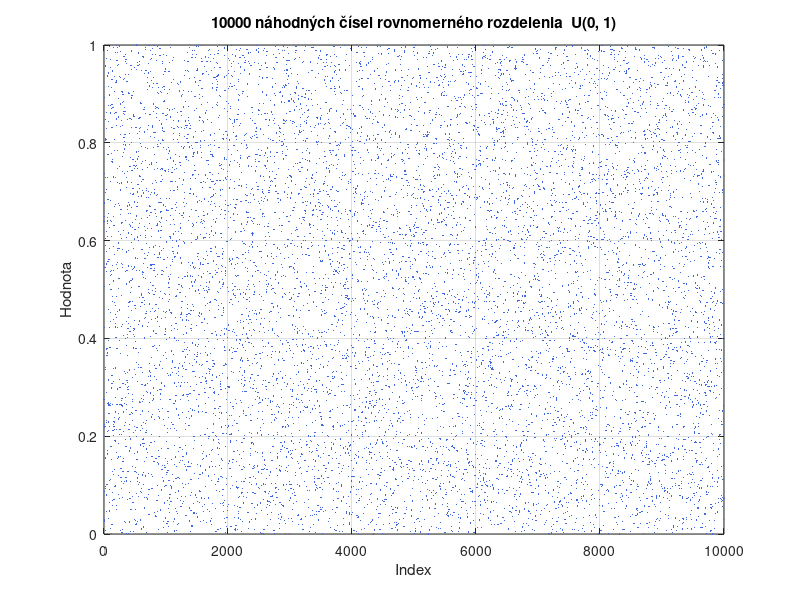
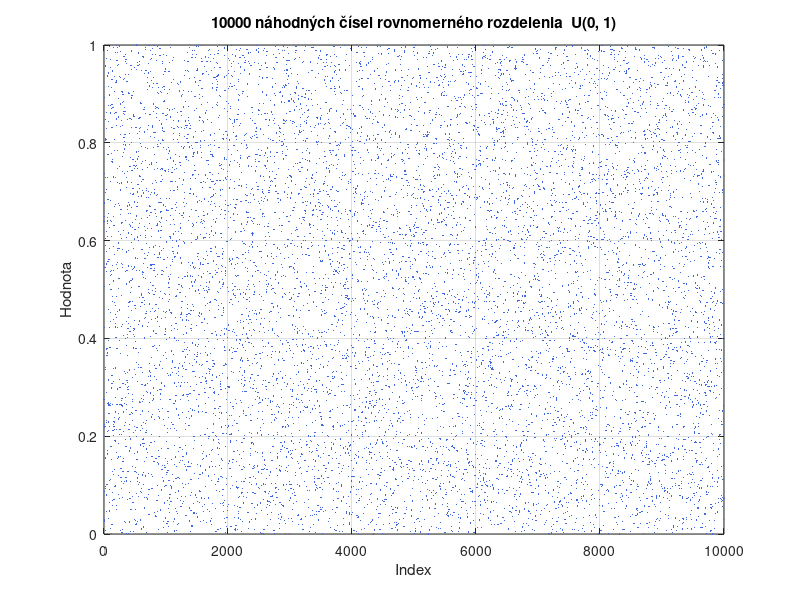

Recreate these plots in MATLAB, in order. (Note: this script raises an error after producing the figures.)
function analyza_pcap(pcap_file, only_task1)
%ANALYZA_PCAP  Analýza reálneho IP toku – TIS Zadanie 1
%
%  Autor  : Patrik  (6 písmen → mu = 6 p/s)
%
%  Použitie:
%    analyza_pcap                      % iba Task 1 (bez pcap)
%    analyza_pcap('subor.pcap')        % plná analýza
%    analyza_pcap('subor.pcap', true)  % iba Task 1
%
%  Požiadavky:
%    - MATLAB R2020a+ (exportgraphics)
%    - Statistics and Machine Learning Toolbox  (exprnd, poisspdf, prctile)
%    - Pre načítanie PCAP: 5G Toolbox (pcapReader)
%      Alternatíva: exportujte PCAP do CSV cez tshark a upravte load_pcap().

if nargin < 1, pcap_file  = '';    end
if nargin < 2, only_task1 = false; end

%% ── Globálne nastavenia ──────────────────────────────────────────────────
NAME       = 'Patrik';
MU         = double(numel(NAME));   % 6 p/s  (počet písmen v mene)
N_SIM      = 10000;                 % počet simulovaných hodnôt
CHOSEN_BIN = 1.0;                   % vybrané vzorkovanie [s]

OUTPUT_DIR = 'output';
FIG_DIR    = fullfile(OUTPUT_DIR, 'figures');   % .fig (MATLAB figure)
JPG_DIR    = fullfile(OUTPUT_DIR, 'jpg');        % .jpg
TXT_DIR    = fullfile(OUTPUT_DIR, 'data');        % .txt

% vytvor výstupné adresáre
for d = {OUTPUT_DIR, FIG_DIR, JPG_DIR, TXT_DIR}
    if ~exist(d{1}, 'dir'), mkdir(d{1}); end
end

rng(42);   % reprodukovateľnosť

%% ── Task 1 – vždy ───────────────────────────────────────────────────────
task1_poisson_simulation(MU, N_SIM, JPG_DIR, FIG_DIR, TXT_DIR);

%% ── Task 2 & 3 – iba ak máme PCAP ───────────────────────────────────────
if ~only_task1
    if isempty(pcap_file)
        fprintf('\nPoznámka: nebol zadaný .pcap súbor – beží iba Task 1.\n');
        fprintf('Použitie: analyza_pcap(''subor.pcap'')\n');
    else
        if ~isfile(pcap_file)
            error('Súbor ''%s'' neexistuje.', pcap_file);
        end
        [times, protos] = load_pcap(pcap_file);
        task2_full_analysis(times, protos, CHOSEN_BIN, JPG_DIR, FIG_DIR, TXT_DIR);
        task3_segments(times, protos, CHOSEN_BIN, JPG_DIR, FIG_DIR, TXT_DIR);
    end
end

create_zip(OUTPUT_DIR);
end


%%%%%%%%%%%%%%%%%%%%%%%%%%%%%%%%%%%%%%%%%%%%%%%%%%%%%%%%%%%%%%%%%%%%%%%%%%%
%  TASK 1 – Simulácia Poissonovho toku
%%%%%%%%%%%%%%%%%%%%%%%%%%%%%%%%%%%%%%%%%%%%%%%%%%%%%%%%%%%%%%%%%%%%%%%%%%%

function task1_poisson_simulation(MU, N_SIM, JPG_DIR, FIG_DIR, TXT_DIR)
fprintf('\n%s\n', repmat('=', 1, 60));
fprintf('TASK 1 – Simulácia Poissonovho toku  (λ = %d p/s, N = %d)\n', MU, N_SIM);
fprintf('%s\n', repmat('=', 1, 60));

% ── Obr. 1 – rovnomerné rozdelenie ────────────────────────────────────
uniform_vals = rand(N_SIM, 1);

fig1 = figure('Visible', 'off', 'Position', [0 0 1100 400]);
plot(uniform_vals, '.', 'MarkerSize', 2, 'Color', [0.25 0.41 0.88]);
title(sprintf('%d náhodných čísel rovnomerného rozdelenia  U(0, 1)', N_SIM));
xlabel('Index');  ylabel('Hodnota');
ylim([0 1]);  grid on;
save_fig(fig1, 'task1_01_uniform', JPG_DIR, FIG_DIR);
save_txt(uniform_vals, 'task1_01_uniform', 'uniform_U(0,1)', TXT_DIR);
close(fig1);

% ── Obr. 2 – exponenciálne rozdelenie (medzery medzi príchodmi) ───────
exp_gaps = exprnd(1.0 / MU, N_SIM, 1);

fig2 = figure('Visible', 'off', 'Position', [0 0 1100 400]);
plot(exp_gaps, '.', 'MarkerSize', 2, 'Color', [1.0 0.55 0.0]);
title(sprintf('%d náhodných čísel exponenciálneho rozdelenia  (λ = %d p/s,  stredná hodnota = %.4f s)', ...
    N_SIM, MU, 1/MU));
xlabel('Index');  ylabel('Medzera  [s]');
grid on;
save_fig(fig2, 'task1_02_exponential', JPG_DIR, FIG_DIR);
save_txt(exp_gaps, 'task1_02_exponential', 'exponential_inter-arrival_time_s', TXT_DIR);
close(fig2);

% ── Vzorkovanie na 1-sekundové intervaly ──────────────────────────────
arrival_times = cumsum(exp_gaps);
t_end         = arrival_times(end);
t_bins        = (0 : ceil(t_end))';          % hrany histogramu
counts_1s     = histcounts(arrival_times, t_bins)';
bin_centers   = 0.5 * (t_bins(1:end-1) + t_bins(2:end));

% ── Obr. 3 – vzorkovaný Poissonov proces (priebeh + počty/s) ──────────
n_show = min(500, numel(arrival_times));
show_s = min(200, numel(counts_1s));

fig3 = figure('Visible', 'off', 'Position', [0 0 1300 700]);

subplot(2, 1, 1);
stairs(arrival_times(1:n_show), (1:n_show)', 'Color', [0.27 0.51 0.71], 'LineWidth', 0.9);
title(sprintf('Vzorkovaný Poissonov proces – kumulatívne príchody (prvých %d)', n_show));
xlabel('Čas  [s]');  ylabel('Kum. počet príchodov');
grid on;

subplot(2, 1, 2);
bar(bin_centers(1:show_s), counts_1s(1:show_s), 1.0, ...
    'FaceColor', [0.18 0.55 0.34], 'EdgeColor', [0.0 0.39 0.0], ...
    'FaceAlpha', 0.75, 'LineWidth', 0.3);
hold on;
yline(MU, 'r--', 'LineWidth', 1.5);
hold off;
title(sprintf('Počet príchodov za 1 sekundu  (prvých %d s)', show_s));
xlabel('Čas  [s]');  ylabel('Počet príchodov / s');
legend(sprintf('E[k] = λ = %d', MU), 'Location', 'northeast');
grid on;

sgtitle('Simulácia Poissonovho toku – vzorkovanie na 1 s', 'FontSize', 13, 'FontWeight', 'bold');
save_fig(fig3, 'task1_03_poisson_sampled', JPG_DIR, FIG_DIR);
save_txt([bin_centers, counts_1s], 'task1_03_counts_per_second', ...
    'time_start_s;counts_per_1s', TXT_DIR);
close(fig3);

% ── Obr. 4 – porovnanie simulácia vs. teoretické Poissonovo rozd. ─────
k_max     = max(max(counts_1s), MU + 5);
k_vals    = (0 : k_max)';
sim_cnt   = histcounts(counts_1s, (-0.5 : k_max + 0.5))';
sim_prob  = sim_cnt / sum(sim_cnt);
theo_prob = poisspdf(k_vals, MU);

fig4 = figure('Visible', 'off', 'Position', [0 0 1200 500]);
w = 0.38;
hold on;
bar(k_vals - w/2, sim_prob,  w, 'FaceColor', [0.27 0.51 0.71], ...
    'EdgeColor', [0 0 0.5],  'FaceAlpha', 0.80, 'LineWidth', 0.4);
bar(k_vals + w/2, theo_prob, w, 'FaceColor', [1.0 0.50 0.31], ...
    'EdgeColor', [0.55 0 0], 'FaceAlpha', 0.80, 'LineWidth', 0.4);
hold off;
title(sprintf('Porovnanie simulácie a teoretického Poissonovho rozdelenia  (λ = %d, N = %d)', ...
    MU, N_SIM));
xlabel('k  (príchody za 1 s)');  ylabel('Pravdepodobnosť  P(X = k)');
legend('Simulácia', sprintf('Poisson(λ = %d)', MU), 'Location', 'northeast');
grid on;

save_fig(fig4, 'task1_04_poisson_comparison', JPG_DIR, FIG_DIR);
save_txt([k_vals, sim_prob, theo_prob], 'task1_04_poisson_comparison', ...
    'k;sim_probability;theo_probability', TXT_DIR);
close(fig4);

fprintf('  Simulačný čas: %.1f s  |  bins: %d\n', t_end, numel(counts_1s));
fprintf('  Task 1 – hotovo.\n\n');
end


%%%%%%%%%%%%%%%%%%%%%%%%%%%%%%%%%%%%%%%%%%%%%%%%%%%%%%%%%%%%%%%%%%%%%%%%%%%
%  Pomocné funkcie – medzery a tok
%%%%%%%%%%%%%%%%%%%%%%%%%%%%%%%%%%%%%%%%%%%%%%%%%%%%%%%%%%%%%%%%%%%%%%%%%%%

function gaps = compute_gaps(times)
gaps  = diff(times);
n_neg = sum(gaps < 0);
if n_neg > 0
    fprintf('    Odstraňujem %d záporných medzier\n', n_neg);
end
gaps = gaps(gaps >= 0);
end


function [rate, pdf_fit] = exp_fit_curve(gaps, x)
mu_g = mean(gaps);
if mu_g > 0
    rate = 1.0 / mu_g;
else
    rate = 1.0;
end
pdf_fit = rate * exp(-rate * x);
end


function plot_gaps_3(gaps, prefix, title_str, JPG_DIR, FIG_DIR, TXT_DIR)
n_bins = min(120, max(20, floor(numel(gaps) / 80)));
x_99   = prctile(gaps, 99);
if isempty(x_99) || x_99 == 0, x_99 = 1.0; end
x_fit  = linspace(0, x_99, 300)';
[rate, pdf_fit] = exp_fit_curve(gaps, x_fit);

% ── gaps01 kombinovaný (priebeh + histogram) ───────────────────────────
fig = figure('Visible', 'off', 'Position', [0 0 1400 400]);

subplot(1, 2, 1);
plot(gaps, '.', 'MarkerSize', 1.5, 'Color', [0.27 0.51 0.71]);
title('Priebeh medzier (bez záporných)');
xlabel('Index paketu');  ylabel('Medzera  [s]');
grid on;

subplot(1, 2, 2);
histogram(gaps, n_bins, 'Normalization', 'pdf', 'BinLimits', [0, x_99], ...
    'FaceColor', [0.27 0.51 0.71], 'EdgeColor', [0 0 0.5], ...
    'FaceAlpha', 0.75, 'LineWidth', 0.3);
hold on;
plot(x_fit, pdf_fit, 'r-', 'LineWidth', 2.0);
hold off;
title('Histogram medzier');
xlabel('Medzera  [s]');  ylabel('Hustota pravdepodobnosti');
legend(sprintf('Exp fit  λ = %.3f p/s', rate), 'Location', 'northeast');
xlim([0, x_99]);  grid on;

sgtitle(title_str, 'FontSize', 13, 'FontWeight', 'bold');
save_fig(fig, sprintf('%s_gaps01_combined', prefix), JPG_DIR, FIG_DIR);
close(fig);

% ── gaps02 histogram standalone ────────────────────────────────────────
fig2 = figure('Visible', 'off', 'Position', [0 0 900 500]);
histogram(gaps, n_bins, 'Normalization', 'pdf', 'BinLimits', [0, x_99], ...
    'FaceColor', [0.27 0.51 0.71], 'EdgeColor', [0 0 0.5], ...
    'FaceAlpha', 0.75, 'LineWidth', 0.3);
hold on;
plot(x_fit, pdf_fit, 'r-', 'LineWidth', 2.0);
hold off;
title(sprintf('%s – histogram medzier', title_str));
xlabel('Medzera  [s]');  ylabel('Hustota pravdepodobnosti');
legend(sprintf('Exp fit  λ = %.3f p/s', rate), 'Location', 'northeast');
xlim([0, x_99]);  grid on;
save_fig(fig2, sprintf('%s_gaps02_histogram', prefix), JPG_DIR, FIG_DIR);
close(fig2);

% ── gaps03 priebeh standalone ──────────────────────────────────────────
fig3 = figure('Visible', 'off', 'Position', [0 0 1300 400]);
plot(gaps, '.', 'MarkerSize', 1.5, 'Color', [0.27 0.51 0.71]);
title(sprintf('%s – priebeh medzier medzi paketmi', title_str));
xlabel('Index paketu');  ylabel('Medzera  [s]');
grid on;
save_fig(fig3, sprintf('%s_gaps03_timeseries', prefix), JPG_DIR, FIG_DIR);
close(fig3);

save_txt(gaps, sprintf('%s_gaps', prefix), 'inter_packet_gap_s', TXT_DIR);
end


function [counts, centers] = sample_flow(times, bin_size)
t_start = times(1);
t_end   = times(end);
bins    = (t_start : bin_size : t_end + bin_size)';
counts  = histcounts(times, bins)';
centers = 0.5 * (bins(1:end-1) + bins(2:end));
end


function plot_flow_and_hist(counts, centers, bin_size, prefix, title_str, JPG_DIR, FIG_DIR, TXT_DIR)
mu_est    = mean(counts);
k_max     = max([max(counts), floor(mu_est) + 3, 1]);
k_vals    = (0 : k_max)';
sim_cnt   = histcounts(counts, (-0.5 : k_max + 0.5))';
sim_prob  = sim_cnt / max(sum(sim_cnt), 1);
theo_prob = poisspdf(k_vals, max(mu_est, 1e-6));
w = 0.38;

% ── kombinovaný (tok + histogram vedľa seba) ───────────────────────────
fig = figure('Visible', 'off', 'Position', [0 0 1600 500]);

subplot(1, 2, 1);
plot(centers, counts, '-', 'LineWidth', 0.8, 'Color', [0.27 0.51 0.71]);
hold on;
fill([centers(1); centers; centers(end)], [0; counts; 0], ...
    [0.27 0.51 0.71], 'FaceAlpha', 0.25, 'EdgeColor', 'none');
hold off;
title(sprintf('Tok paketov  (bin = %g s)', bin_size));
xlabel('Čas  [s]');  ylabel(sprintf('Pakety / %g s', bin_size));
grid on;

subplot(1, 2, 2);
hold on;
bar(k_vals - w/2, sim_prob,  w, 'FaceColor', [0.27 0.51 0.71], ...
    'EdgeColor', [0 0 0.5],  'FaceAlpha', 0.80, 'LineWidth', 0.4);
bar(k_vals + w/2, theo_prob, w, 'FaceColor', [1.0 0.50 0.31], ...
    'EdgeColor', [0.55 0 0], 'FaceAlpha', 0.80, 'LineWidth', 0.4);
hold off;
title(sprintf('Histogram vs. Poisson  (bin = %g s)', bin_size));
xlabel(sprintf('k  (pakety / %g s)', bin_size));  ylabel('Pravdepodobnosť');
legend('Data', sprintf('Poisson(λ = %.2f)', mu_est), 'Location', 'northeast');
grid on;

sgtitle(title_str, 'FontSize', 13, 'FontWeight', 'bold');
save_fig(fig, sprintf('%s_bin%g_combined', prefix, bin_size), JPG_DIR, FIG_DIR);
close(fig);

% ── tok standalone ─────────────────────────────────────────────────────
fig2 = figure('Visible', 'off', 'Position', [0 0 1300 400]);
plot(centers, counts, '-', 'LineWidth', 0.8, 'Color', [0.27 0.51 0.71]);
hold on;
fill([centers(1); centers; centers(end)], [0; counts; 0], ...
    [0.27 0.51 0.71], 'FaceAlpha', 0.25, 'EdgeColor', 'none');
hold off;
title(sprintf('%s – tok paketov  (bin = %g s)', title_str, bin_size));
xlabel('Čas  [s]');  ylabel(sprintf('Pakety / %g s', bin_size));
grid on;
save_fig(fig2, sprintf('%s_bin%g_flow', prefix, bin_size), JPG_DIR, FIG_DIR);
close(fig2);

% ── histogram standalone ───────────────────────────────────────────────
fig3 = figure('Visible', 'off', 'Position', [0 0 1000 500]);
hold on;
bar(k_vals - w/2, sim_prob,  w, 'FaceColor', [0.27 0.51 0.71], ...
    'EdgeColor', [0 0 0.5],  'FaceAlpha', 0.80, 'LineWidth', 0.4);
bar(k_vals + w/2, theo_prob, w, 'FaceColor', [1.0 0.50 0.31], ...
    'EdgeColor', [0.55 0 0], 'FaceAlpha', 0.80, 'LineWidth', 0.4);
hold off;
title(sprintf('%s – histogram vs. Poisson  (bin = %g s)', title_str, bin_size));
xlabel(sprintf('k  (pakety / %g s)', bin_size));  ylabel('Pravdepodobnosť');
legend('Data', sprintf('Poisson(λ = %.2f)', mu_est), 'Location', 'northeast');
grid on;
save_fig(fig3, sprintf('%s_bin%g_hist', prefix, bin_size), JPG_DIR, FIG_DIR);
close(fig3);

% dáta
save_txt([centers, counts], sprintf('%s_bin%g_flow', prefix, bin_size), ...
    sprintf('time_s;packets_per_%gs', bin_size), TXT_DIR);
save_txt([k_vals, sim_prob, theo_prob], sprintf('%s_bin%g_hist', prefix, bin_size), ...
    sprintf('k;sim_prob;poisson_prob(mu=%.4f)', mu_est), TXT_DIR);
end


%%%%%%%%%%%%%%%%%%%%%%%%%%%%%%%%%%%%%%%%%%%%%%%%%%%%%%%%%%%%%%%%%%%%%%%%%%%
%  TASK 2 – Celý záznam
%%%%%%%%%%%%%%%%%%%%%%%%%%%%%%%%%%%%%%%%%%%%%%%%%%%%%%%%%%%%%%%%%%%%%%%%%%%

function task2_full_analysis(times, protos, CHOSEN_BIN, JPG_DIR, FIG_DIR, TXT_DIR)
fprintf('\n%s\n', repmat('=', 1, 60));
fprintf('TASK 2 – Analýza celého záznamu\n');
fprintf('%s\n', repmat('=', 1, 60));

% ── medzery (3 obrázky) ────────────────────────────────────────────────
fprintf('\n  Medzery – všetky pakety\n');
gaps_all = compute_gaps(times);
plot_gaps_3(gaps_all, 'task2_all', 'Všetky pakety', JPG_DIR, FIG_DIR, TXT_DIR);

% ── 3 vzorkovania (6 obrázkov) ────────────────────────────────────────
bin_sizes = [0.01, 0.1, 1.0];
fprintf('\n  Tri vzorkovania: [%.2f  %.1f  %.1f] s\n', bin_sizes);
for i = 1:numel(bin_sizes)
    bs = bin_sizes(i);
    fprintf('    bin = %g s\n', bs);
    [counts, centers] = sample_flow(times, bs);
    plot_flow_and_hist(counts, centers, bs, 'task2_all_sampling', ...
        'Všetky pakety', JPG_DIR, FIG_DIR, TXT_DIR);
end

% ── zvolené vzorkovanie → TCP / UDP / iné (6 obrázkov) ────────────────
fprintf('\n  Zvolené vzorkovanie: %g s  →  TCP / UDP / iné\n', CHOSEN_BIN);
proto_labels = {'tcp',        'udp',        'other'};
proto_names  = {'TCP pakety', 'UDP pakety', 'Zvyšok (nie TCP/UDP)'};
for i = 1:3
    mask   = strcmp(protos, proto_labels{i});
    t_prot = times(mask);
    if numel(t_prot) < 2
        fprintf('    %s: príliš málo paketov, preskočím\n', upper(proto_labels{i}));
        continue;
    end
    fprintf('    %s: %d paketov\n', proto_names{i}, numel(t_prot));
    [counts, centers] = sample_flow(t_prot, CHOSEN_BIN);
    plot_flow_and_hist(counts, centers, CHOSEN_BIN, ...
        sprintf('task2_%s', proto_labels{i}), proto_names{i}, JPG_DIR, FIG_DIR, TXT_DIR);
end

fprintf('  Task 2 – hotovo.\n\n');
end


%%%%%%%%%%%%%%%%%%%%%%%%%%%%%%%%%%%%%%%%%%%%%%%%%%%%%%%%%%%%%%%%%%%%%%%%%%%
%  TASK 3 – Zaujímavý a nudný úsek
%%%%%%%%%%%%%%%%%%%%%%%%%%%%%%%%%%%%%%%%%%%%%%%%%%%%%%%%%%%%%%%%%%%%%%%%%%%

function [mask_int, mask_bor, t_int, t_bor, window] = find_segments(times, window)
bins   = (times(1) : window : times(end) + window)';
counts = histcounts(times, bins)';
starts = bins(1:end-1);

[~, idx_int] = max(counts);
nonzero      = find(counts > 0);
[~, tmp]     = min(counts(nonzero));
idx_bor      = nonzero(tmp);

t_int = starts(idx_int);
t_bor = starts(idx_bor);

fprintf('    Najzaujímavejší: [%.1f – %.1f] s  (%d pkt)\n', ...
    t_int, t_int + window, counts(idx_int));
fprintf('    Najnudnejší   : [%.1f – %.1f] s  (%d pkt)\n', ...
    t_bor, t_bor + window, counts(idx_bor));

mask_int = times >= t_int & times < t_int + window;
mask_bor = times >= t_bor & times < t_bor + window;
end


function task3_segments(times, protos, CHOSEN_BIN, JPG_DIR, FIG_DIR, TXT_DIR)
fprintf('\n%s\n', repmat('=', 1, 60));
fprintf('TASK 3 – Najzaujímavejší a najnudnejší úsek\n');
fprintf('%s\n', repmat('=', 1, 60));

duration = times(end) - times(1);
window   = min(10.0, duration / 10.0);
fprintf('  Dĺžka záznamu: %.1f s  |  okno: %.1f s\n', duration, window);

[mask_int, mask_bor, t_int, t_bor, ~] = find_segments(times, window);

seg_names  = {'interesting',   'boring'};
seg_masks  = {mask_int,        mask_bor};
seg_titles = {sprintf('Najzaujímavejší úsek  (t ≈ %.0f s)', t_int), ...
              sprintf('Najnudnejší úsek      (t ≈ %.0f s)', t_bor)};

fig_overview = figure('Visible', 'off', 'Position', [0 0 1600 900]);
sgtitle('Porovnanie medzier – zaujímavý vs. nudný úsek', ...
    'FontSize', 13, 'FontWeight', 'bold');

for seg_idx = 1:2
    seg_name  = seg_names{seg_idx};
    seg_mask  = seg_masks{seg_idx};
    seg_title = seg_titles{seg_idx};
    t_seg     = times(seg_mask);
    p_seg     = protos(seg_mask);

    if numel(t_seg) < 2
        fprintf('  POZOR: %s – príliš málo paketov, preskočím\n', seg_name);
        continue;
    end

    gaps_seg = compute_gaps(t_seg);
    clr = [0.27 0.51 0.71];  % steelblue pre interesting
    if strcmp(seg_name, 'boring'), clr = [1 0.55 0.0]; end  % darkorange

    % ── prehľadový panel (súhrnný obrázok fig_overview) ─────────────
    subplot(2, 2, (seg_idx - 1) * 2 + 1);
    plot(gaps_seg, '.', 'MarkerSize', 2.0, 'Color', clr);
    title(sprintf('%s – priebeh medzier', seg_title));
    xlabel('Index');  ylabel('Medzera  [s]');
    grid on;

    x_99     = prctile(gaps_seg, 99);
    if isempty(x_99) || x_99 == 0, x_99 = 1.0; end
    n_bins_s = min(60, max(10, floor(numel(gaps_seg) / 10)));
    x_fit    = linspace(0, x_99, 300)';
    [rate_s, pdf_s] = exp_fit_curve(gaps_seg, x_fit);

    subplot(2, 2, (seg_idx - 1) * 2 + 2);
    histogram(gaps_seg, n_bins_s, 'Normalization', 'pdf', 'BinLimits', [0, x_99], ...
        'FaceColor', clr, 'EdgeColor', [0 0 0.5], 'FaceAlpha', 0.75, 'LineWidth', 0.3);
    hold on;
    plot(x_fit, pdf_s, 'r-', 'LineWidth', 1.8);
    hold off;
    title(sprintf('%s – histogram medzier', seg_title));
    xlabel('Medzera  [s]');  ylabel('Hustota');
    legend(sprintf('Exp  λ = %.3f', rate_s), 'Location', 'northeast', 'FontSize', 8);
    xlim([0, x_99]);  grid on;

    % ── individuálne grafy medzier úseku ─────────────────────────────
    plot_gaps_3(gaps_seg, sprintf('task3_%s', seg_name), seg_title, ...
        JPG_DIR, FIG_DIR, TXT_DIR);

    % ── 4 datasety × 2 obrázky ────────────────────────────────────────
    ds_names  = {'all',  'tcp',  'udp',  'other'};
    ds_titles = {sprintf('%s – Všetky pakety', seg_title), ...
                 sprintf('%s – TCP',          seg_title), ...
                 sprintf('%s – UDP',          seg_title), ...
                 sprintf('%s – Zvyšok',       seg_title)};

    fig_grid = figure('Visible', 'off', 'Position', [0 0 1600 2200]);
    sgtitle(sprintf('%s – tok paketov  (bin = %g s)', seg_title, CHOSEN_BIN), ...
        'FontSize', 13, 'FontWeight', 'bold');

    for ds_idx = 1:4
        if strcmp(ds_names{ds_idx}, 'all')
            ds_mask = true(numel(t_seg), 1);
        else
            ds_mask = strcmp(p_seg, ds_names{ds_idx});
        end
        t_ds     = t_seg(ds_mask);
        ds_title = ds_titles{ds_idx};

        ax_flow = subplot(4, 2, (ds_idx - 1) * 2 + 1);
        ax_hist = subplot(4, 2, (ds_idx - 1) * 2 + 2);

        if numel(t_ds) < 2
            axes(ax_flow); %#ok<LAXES>
            text(0.5, 0.5, sprintf('Nedostatok dát\n(%s)', ds_names{ds_idx}), ...
                'HorizontalAlignment', 'center', 'VerticalAlignment', 'middle', ...
                'Units', 'normalized', 'FontSize', 12);
            axes(ax_hist); %#ok<LAXES>
            text(0.5, 0.5, sprintf('Nedostatok dát\n(%s)', ds_names{ds_idx}), ...
                'HorizontalAlignment', 'center', 'VerticalAlignment', 'middle', ...
                'Units', 'normalized', 'FontSize', 12);
            continue;
        end

        t_ds_norm = t_ds - t_ds(1);   % normalizácia na začiatok segmentu
        [counts_g, centers_g] = sample_flow(t_ds_norm, CHOSEN_BIN);

        % tok
        axes(ax_flow); %#ok<LAXES>
        plot(centers_g, counts_g, '-', 'LineWidth', 0.8, 'Color', [0.27 0.51 0.71]);
        hold on;
        fill([centers_g(1); centers_g; centers_g(end)], [0; counts_g; 0], ...
            [0.27 0.51 0.71], 'FaceAlpha', 0.25, 'EdgeColor', 'none');
        hold off;
        title(sprintf('%s – tok', ds_title));
        xlabel('Čas  [s]');  ylabel(sprintf('Pkt / %g s', CHOSEN_BIN));
        grid on;

        % histogram vs Poisson
        mu_ds    = mean(counts_g);
        k_max_ds = max([max(counts_g), floor(mu_ds) + 3, 1]);
        kv       = (0 : k_max_ds)';
        sc       = histcounts(counts_g, (-0.5 : k_max_ds + 0.5))';
        sp       = sc / max(sum(sc), 1);
        tp       = poisspdf(kv, max(mu_ds, 1e-6));

        w = 0.38;
        axes(ax_hist); %#ok<LAXES>
        hold on;
        bar(kv - w/2, sp, w, 'FaceColor', [0.27 0.51 0.71], ...
            'EdgeColor', [0 0 0.5],  'FaceAlpha', 0.80, 'LineWidth', 0.4);
        bar(kv + w/2, tp, w, 'FaceColor', [1.0 0.50 0.31], ...
            'EdgeColor', [0.55 0 0], 'FaceAlpha', 0.80, 'LineWidth', 0.4);
        hold off;
        title(sprintf('%s – histogram', ds_title));
        xlabel('k');  ylabel('Pravd.');
        legend('Data', sprintf('Poisson(%.1f)', mu_ds), ...
            'Location', 'northeast', 'FontSize', 7);
        grid on;

        plot_flow_and_hist(counts_g, centers_g, CHOSEN_BIN, ...
            sprintf('task3_%s_%s', seg_name, ds_names{ds_idx}), ...
            ds_title, JPG_DIR, FIG_DIR, TXT_DIR);
    end

    save_fig(fig_grid, sprintf('task3_%s_grid4x2', seg_name), JPG_DIR, FIG_DIR);
    close(fig_grid);
end

save_fig(fig_overview, 'task3_overview_gaps_2x2', JPG_DIR, FIG_DIR);
close(fig_overview);

fprintf('  Task 3 – hotovo.\n\n');
end


%%%%%%%%%%%%%%%%%%%%%%%%%%%%%%%%%%%%%%%%%%%%%%%%%%%%%%%%%%%%%%%%%%%%%%%%%%%
%  Načítanie PCAP
%%%%%%%%%%%%%%%%%%%%%%%%%%%%%%%%%%%%%%%%%%%%%%%%%%%%%%%%%%%%%%%%%%%%%%%%%%%

function [times, protos] = load_pcap(pcap_file)
%LOAD_PCAP  Načíta .pcap súbor pomocou pcapReader (5G Toolbox).
%
%  Ak pcapReader nie je dostupný, exportujte PCAP do CSV cez tshark:
%    tshark -r subor.pcap -T fields -e frame.time_epoch -e ip.proto \
%           -E separator=, -E header=y > subor.csv
%  a nahraďte telo tejto funkcie za:
%    T = readtable('subor.csv');
%    times  = T.frame_time_epoch;
%    protos = repmat({'other'}, height(T), 1);
%    protos(T.ip_proto == 6)  = {'tcp'};
%    protos(T.ip_proto == 17) = {'udp'};

fprintf('\nNačítavam PCAP: %s\n', pcap_file);

if ~exist('pcapReader', 'class')
    error(['Trieda pcapReader nie je dostupná.\n' ...
           'Vyžaduje MATLAB 5G Toolbox.\n' ...
           'Alternatíva: exportujte PCAP do CSV cez tshark – pozri komentár v load_pcap().']);
end

reader   = pcapReader(pcap_file);
pkt_info = read(reader);          % vráti tabuľku: Timestamp, PacketData, ...
n        = height(pkt_info);
times    = zeros(n, 1);
protos   = repmat({'other'}, n, 1);

for i = 1:n
    times(i) = double(pkt_info.Timestamp(i));
    raw      = pkt_info.PacketData{i};
    % Ethernet II rámec: EtherType na bajtoch 13–14 (1-indexed)
    % IPv4 (0x0800): Protocol field na bajte 24 (14 B Eth + 9 B do IP proto)
    if numel(raw) >= 24
        ethertype = uint16(raw(13)) * 256 + uint16(raw(14));
        if ethertype == hex2dec('0800')   % IPv4
            ip_proto = raw(24);
            if ip_proto == 6
                protos{i} = 'tcp';
            elseif ip_proto == 17
                protos{i} = 'udp';
            end
        end
    end
end

% zoradiť podľa časovej pečiatky
[times, order] = sort(times);
protos = protos(order);

n_tcp   = sum(strcmp(protos, 'tcp'));
n_udp   = sum(strcmp(protos, 'udp'));
n_other = sum(strcmp(protos, 'other'));
fprintf('  Celkový počet paketov : %d\n', n);
fprintf('  TCP / UDP / iné       : %d / %d / %d\n', n_tcp, n_udp, n_other);
fprintf('  Trvanie záznamu       : %.3f s\n', times(end) - times(1));
end


%%%%%%%%%%%%%%%%%%%%%%%%%%%%%%%%%%%%%%%%%%%%%%%%%%%%%%%%%%%%%%%%%%%%%%%%%%%
%  ZIP archív
%%%%%%%%%%%%%%%%%%%%%%%%%%%%%%%%%%%%%%%%%%%%%%%%%%%%%%%%%%%%%%%%%%%%%%%%%%%

function create_zip(OUTPUT_DIR)
zip_path = fullfile(OUTPUT_DIR, 'analyza_pcap_patrik.zip');
fprintf('\nVytvárám ZIP archív: %s\n', zip_path);

all_files = dir(fullfile(OUTPUT_DIR, '**', '*'));
all_files = all_files(~[all_files.isdir]);

file_list = {};
for i = 1:numel(all_files)
    fp = fullfile(all_files(i).folder, all_files(i).name);
    if ~endsWith(fp, '.zip')
        file_list{end+1} = fp; %#ok<AGROW>
    end
end

if ~isempty(file_list)
    zip(zip_path, file_list);
end
fprintf('  ZIP uložený: %s\n', zip_path);
end


%%%%%%%%%%%%%%%%%%%%%%%%%%%%%%%%%%%%%%%%%%%%%%%%%%%%%%%%%%%%%%%%%%%%%%%%%%%
%  Ukladanie figúr a dát
%%%%%%%%%%%%%%%%%%%%%%%%%%%%%%%%%%%%%%%%%%%%%%%%%%%%%%%%%%%%%%%%%%%%%%%%%%%

function save_fig(fig, name, JPG_DIR, FIG_DIR)
% .fig – natívny MATLAB formát
fig_path = fullfile(FIG_DIR, [name '.fig']);
savefig(fig, fig_path);

% .jpg – 150 DPI  (exportgraphics vyžaduje R2020a+)
jpg_path = fullfile(JPG_DIR, [name '.jpg']);
exportgraphics(fig, jpg_path, 'Resolution', 150);
fprintf('  → %s\n', jpg_path);
end


function save_txt(data, name, header, TXT_DIR)
path = fullfile(TXT_DIR, [name '.txt']);
% zapíš hlavičku
fid = fopen(path, 'w');
fprintf(fid, '# %s\n', header);
fclose(fid);
% pripoj dáta (bodkočiarka ako oddeľovač, 8 platných číslic)
writematrix(data, path, 'Delimiter', ';', 'WriteMode', 'append', 'FileType', 'text');
fprintf('  → %s\n', path);
end
